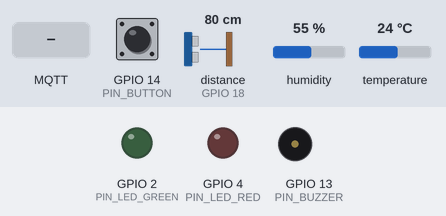
This sketch was run on a simulated ESP32. Shown: output pins drawn as LEDs (lit = HIGH), buzzer (waves = sounding). Wiring (from diagram.json): ultrasonic range finder: trigger GPIO 5; echo GPIO 18. Dashed ring = blinking. The inputs (shaded band) are chosen by the test bench; at power-on: distance to the obstacle (sensor on GPIO 18) 80 cm, GPIO 14 (PIN_BUTTON) HIGH, humidity 55 %, temperature 24 °C. The echo pulse lasts 58.3 µs per cm; WiFi joins after 1.5 s; servers stay silent unless stated; no MQTT or app messages arrive unless stated; pins used as bus, display or sensor lines are not drawn; what the sketch prints to the serial monitor is not drawn.

Above: at 2.7 s.
2.8 s: MQTT message "pause_now" arrives on the first subscribed topic
At 3.2 s:
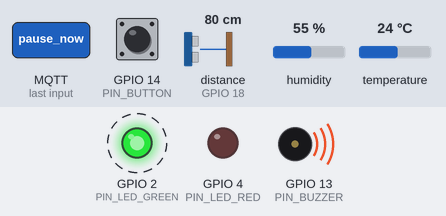
6.9 s: distance to the obstacle (sensor on GPIO 18) set to 23 cm
10.0 s: distance to the obstacle (sensor on GPIO 18) set to 19 cm
At 12.4 s:
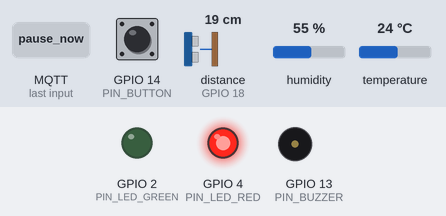
13.3 s: MQTT message "led_green" arrives on the first subscribed topic
At 14.3 s:
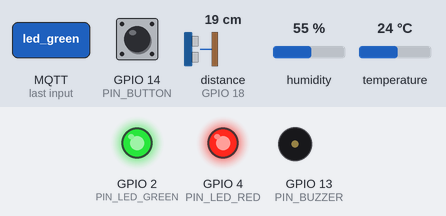
14.8 s: distance to the obstacle (sensor on GPIO 18) set to 35 cm
At 15.8 s:
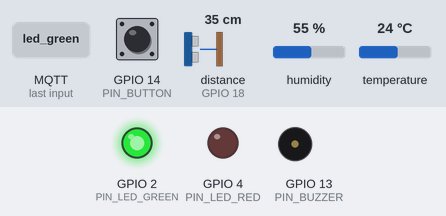
16.3 s: distance to the obstacle (sensor on GPIO 18) set to 2 cm
At 18.1 s:
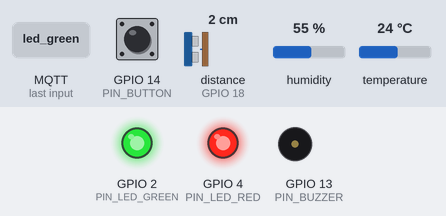
Timing chart, 0 to 19.6 s (numbered marks = the images above; inputs shaded):
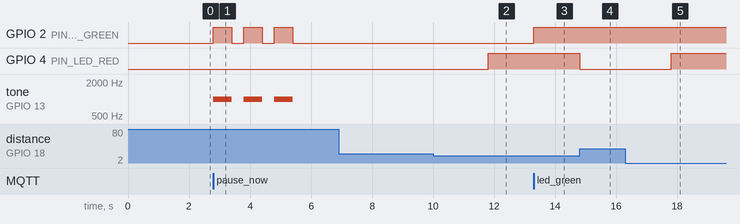

The sketch:

main.ino
```cpp
#include <WiFi.h>
#include <PubSubClient.h>
#include <DHT.h>

// ====== CONFIG WIFI/MQTT ======
const char* WIFI_SSID     = "SEU_SSID";
const char* WIFI_PASSWORD = "SUA_SENHA";

// Broker público de testes (use outro se preferir)
const char* MQTT_SERVER   = "test.mosquitto.org";
const int   MQTT_PORT     = 1883;
const char* MQTT_CLIENTID = "esp32-deivid-fiap";

// Tópicos MQTT
const char* TOPIC_STATUS     = "fiap/deivid/edge/status";
const char* TOPIC_SENSOR     = "fiap/deivid/edge/sensors";
const char* TOPIC_ALERT      = "fiap/deivid/edge/alerts";
const char* TOPIC_COMMAND    = "fiap/deivid/edge/commands"; // comandos vindos do Node-RED

WiFiClient espClient;
PubSubClient client(espClient);

// ====== PINOS ======
#define PIN_DHT      15
#define PIN_DHTTYPE  DHT22

#define PIN_TRIG     5
#define PIN_ECHO     18

#define PIN_LED_RED   4
#define PIN_LED_GREEN 2
#define PIN_BUZZER    13
#define PIN_BUTTON    14

DHT dht(PIN_DHT, PIN_DHTTYPE);

// ====== LÓGICA ======
unsigned long lastSensorMs = 0;
unsigned long lastBreakMs  = 0;
const unsigned long SENSOR_INTERVAL_MS = 3000;     // publica a cada 3s
const unsigned long BREAK_INTERVAL_MS  = 40UL * 60UL * 1000UL; // 40 minutos

// Thresholds
const float MAX_TEMP_C  = 28.0;
const float MIN_HUMID   = 30.0;
const float BAD_POSTURE_DISTANCE_CM = 20.0; // menos que 20cm do sensor = postura ruim

// Estado
bool postureBad = false;
bool envBad     = false;

// ====== WIFI ======
void connectWifi() {
  Serial.print("Conectando ao WiFi...");
  WiFi.begin(WIFI_SSID, WIFI_PASSWORD);
  while (WiFi.status() != WL_CONNECTED) {
    delay(500);
    Serial.print(".");
  }
  Serial.println("\nWiFi conectado. IP: " + WiFi.localIP().toString());
}

// ====== MQTT ======
void mqttCallback(char* topic, byte* payload, unsigned int length) {
  String msg;
  for (unsigned int i = 0; i < length; i++) msg += (char)payload[i];
  Serial.printf("Comando recebido (%s): %s\n", topic, msg.c_str());

  // Comandos: "pause_now", "led_green", "led_red_off", etc.
  if (msg == "pause_now") {
    triggerBreakAlert();
  } else if (msg == "led_green") {
    digitalWrite(PIN_LED_GREEN, HIGH);
  } else if (msg == "led_green_off") {
    digitalWrite(PIN_LED_GREEN, LOW);
  } else if (msg == "led_red") {
    digitalWrite(PIN_LED_RED, HIGH);
  } else if (msg == "led_red_off") {
    digitalWrite(PIN_LED_RED, LOW);
  }
}

void connectMqtt() {
  client.setServer(MQTT_SERVER, MQTT_PORT);
  client.setCallback(mqttCallback);
  while (!client.connected()) {
    Serial.print("Conectando ao MQTT...");
    if (client.connect(MQTT_CLIENTID)) {
      Serial.println("conectado!");
      client.subscribe(TOPIC_COMMAND);
      publishStatus("online");
    } else {
      Serial.print("falha, rc=");
      Serial.print(client.state());
      Serial.println(" tentando novamente em 2s");
      delay(2000);
    }
  }
}

void publishStatus(const String& status) {
  String payload = String("{\"status\":\"") + status + "\"}";
  client.publish(TOPIC_STATUS, payload.c_str(), true);
}

void publishSensors(float t, float h, float dist) {
  String payload = String("{\"temp\":") + String(t,1) +
                   ",\"humid\":" + String(h,1) +
                   ",\"distance_cm\":" + String(dist,1) + "}";
  client.publish(TOPIC_SENSOR, payload.c_str());
}

void publishAlert(const String& type, const String& msg) {
  String payload = String("{\"type\":\"") + type + "\",\"msg\":\"" + msg + "\"}";
  client.publish(TOPIC_ALERT, payload.c_str());
}

// ====== ULTRASSÔNICO ======
float readDistanceCM() {
  digitalWrite(PIN_TRIG, LOW);
  delayMicroseconds(2);
  digitalWrite(PIN_TRIG, HIGH);
  delayMicroseconds(10);
  digitalWrite(PIN_TRIG, LOW);
  long duration = pulseIn(PIN_ECHO, HIGH, 30000); // timeout 30ms
  float distance = duration * 0.034 / 2.0;
  return distance;
}

// ====== ALERTAS ======
void triggerBreakAlert() {
  publishAlert("break", "Hora da pausa!");
  // Buzzer + LED Green piscando
  for (int i = 0; i < 3; i++) {
    tone(PIN_BUZZER, 1000);
    digitalWrite(PIN_LED_GREEN, HIGH);
    delay(600);
    noTone(PIN_BUZZER);
    digitalWrite(PIN_LED_GREEN, LOW);
    delay(400);
  }
}

void updatePostureAlert(bool bad) {
  if (bad) {
    digitalWrite(PIN_LED_RED, HIGH);
    publishAlert("posture", "Postura ruim detectada.");
  } else {
    digitalWrite(PIN_LED_RED, LOW);
  }
}

void updateEnvAlert(bool bad, float t, float h) {
  if (bad) {
    publishAlert("environment", "Condições ruins: temp/hum fora do ideal.");
  }
}

// ====== SETUP/LOOP ======
void setup() {
  Serial.begin(115200);

  pinMode(PIN_TRIG, OUTPUT);
  pinMode(PIN_ECHO, INPUT);
  pinMode(PIN_LED_RED, OUTPUT);
  pinMode(PIN_LED_GREEN, OUTPUT);
  pinMode(PIN_BUZZER, OUTPUT);
  pinMode(PIN_BUTTON, INPUT_PULLUP);

  dht.begin();
  connectWifi();
  connectMqtt();

  lastSensorMs = millis();
  lastBreakMs  = millis();
}

void loop() {
  if (!client.connected()) connectMqtt();
  client.loop();

  unsigned long now = millis();

  // Leitura periódica
  if (now - lastSensorMs >= SENSOR_INTERVAL_MS) {
    float t = dht.readTemperature();
    float h = dht.readHumidity();
    float dist = readDistanceCM();

    // Valida leituras
    if (isnan(t) || isnan(h)) {
      Serial.println("Falha no DHT22");
    } else {
      envBad = (t > MAX_TEMP_C) || (h < MIN_HUMID);
      updateEnvAlert(envBad, t, h);
    }
    postureBad = (dist > 0 && dist < BAD_POSTURE_DISTANCE_CM);
    updatePostureAlert(postureBad);

    publishSensors(t, h, dist);
    Serial.printf("T:%.1fC H:%.1f%% Dist:%.1fcm | envBad:%d postureBad:%d\n", t, h, dist, envBad, postureBad);

    lastSensorMs = now;
  }

  // Lembrete de pausa
  if (now - lastBreakMs >= BREAK_INTERVAL_MS) {
    triggerBreakAlert();
    lastBreakMs = now;
  }

  // Confirmação de pausa pelo botão (LOW = pressionado)
  if (digitalRead(PIN_BUTTON) == LOW) {
    publishAlert("break_ack", "Pausa confirmada pelo usuário.");
    delay(300);
  }
}
```

Measured:
- the behaviour switches between 21 and 20 cm on distance to the obstacle (sensor on GPIO 18) (found by bisection; images 1 and 2)
- after the input at 2.8 s, GPIO 2 (PIN_LED_GREEN): alternates HIGH for 0.60 s and LOW for 0.40 s, 6 changes in all, then stays LOW, starting at once; tone on GPIO 13 (PIN_BUZZER): alternates 1000 Hz for 0.60 s and silent for 0.40 s, 6 changes in all, then stays silent, starting at once
- after the input at 6.9 s, every drawn part: stays the same
- after the input at 10.0 s, GPIO 4 (PIN_LED_RED): LOW → HIGH after 1.8 s
- after the input at 13.3 s, GPIO 2 (PIN_LED_GREEN): LOW → HIGH at once
- after the input at 14.8 s, GPIO 4 (PIN_LED_RED): HIGH → LOW at once
- after the input at 16.3 s, GPIO 4 (PIN_LED_RED): LOW → HIGH after 1.5 s
